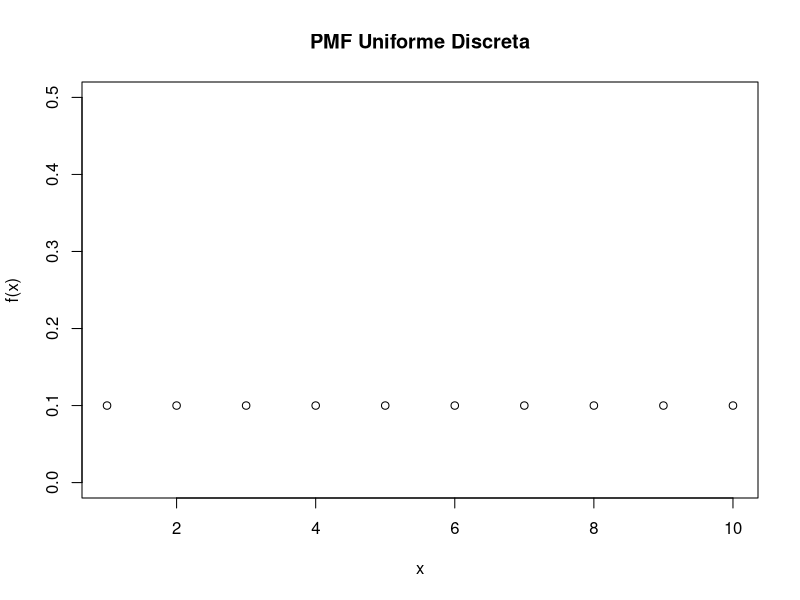
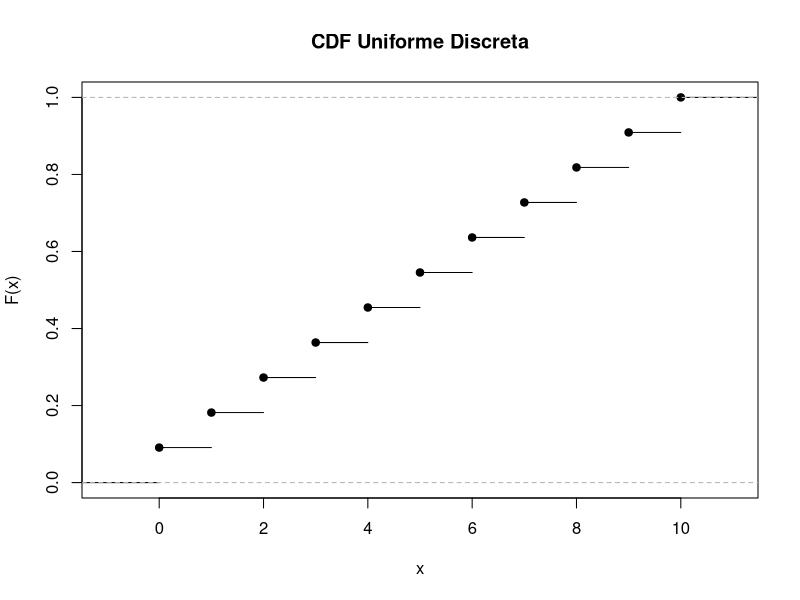
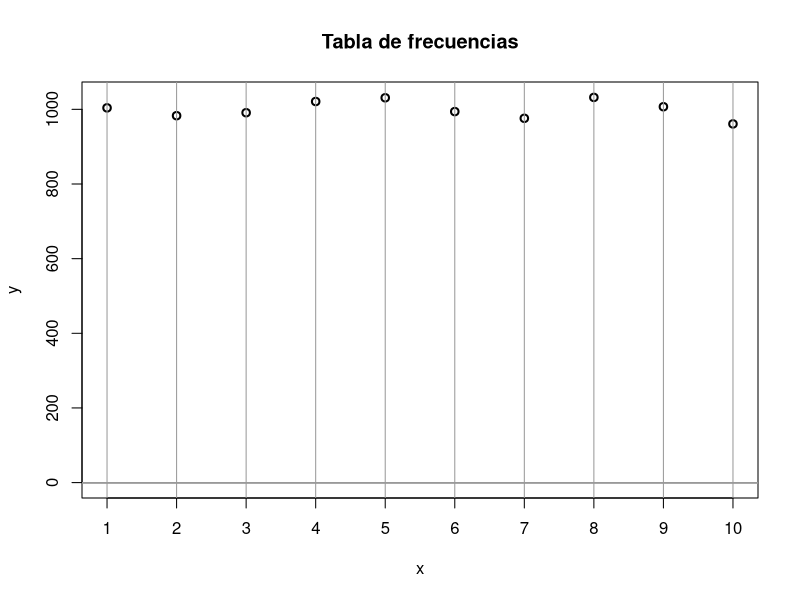
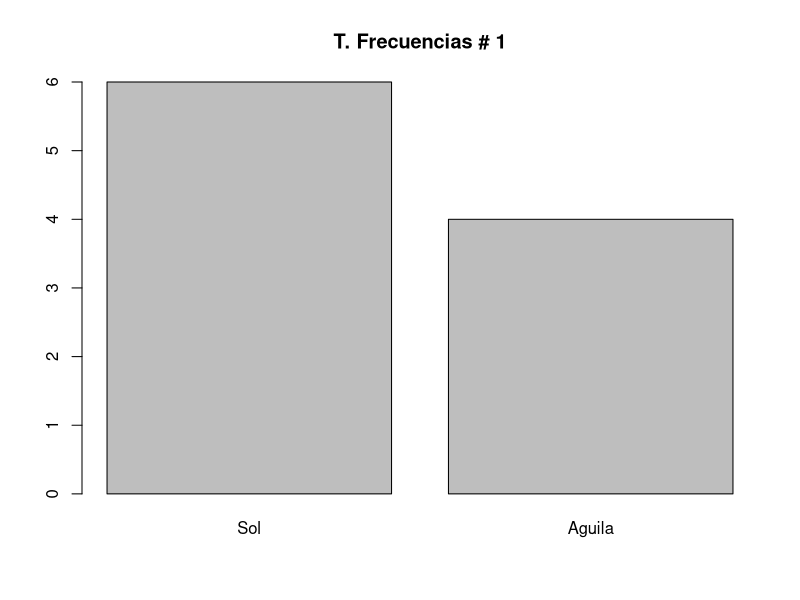
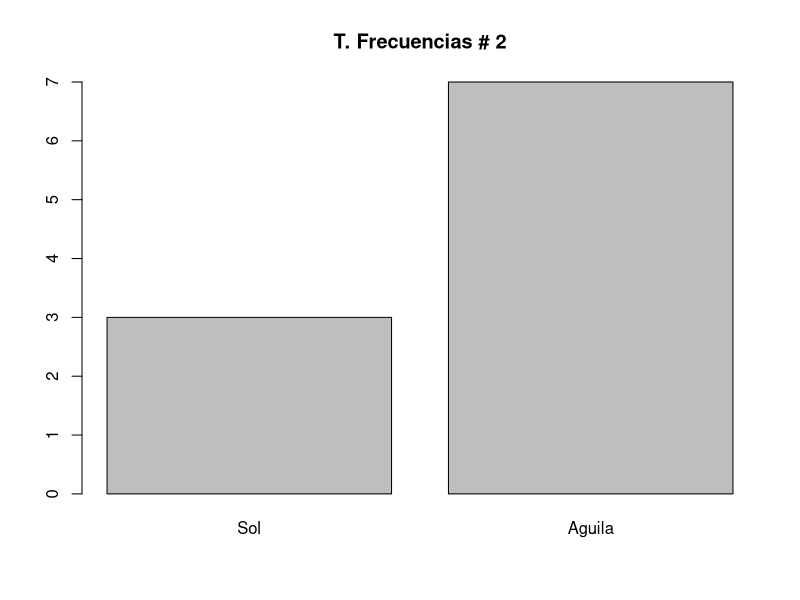
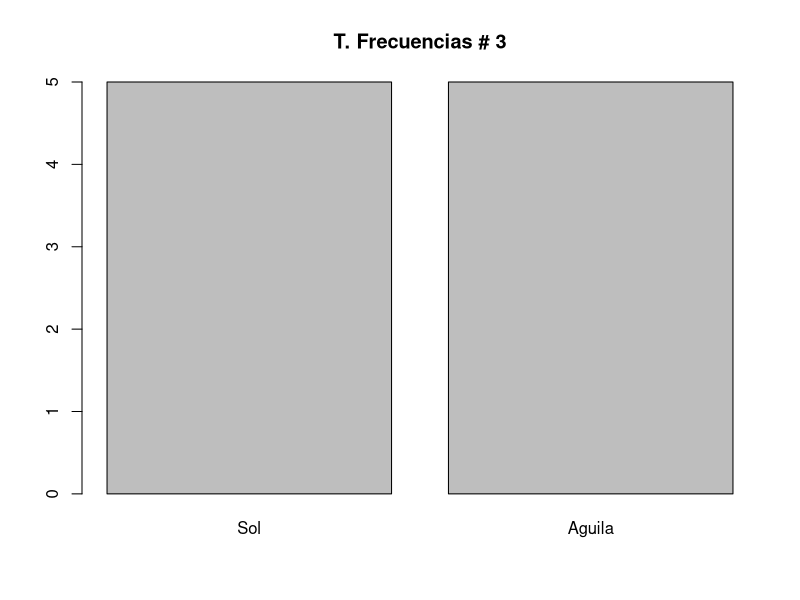
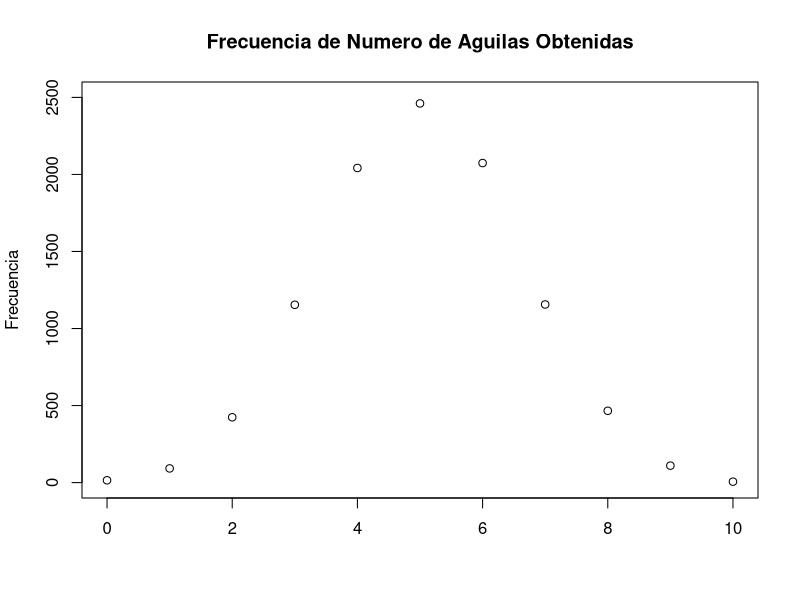
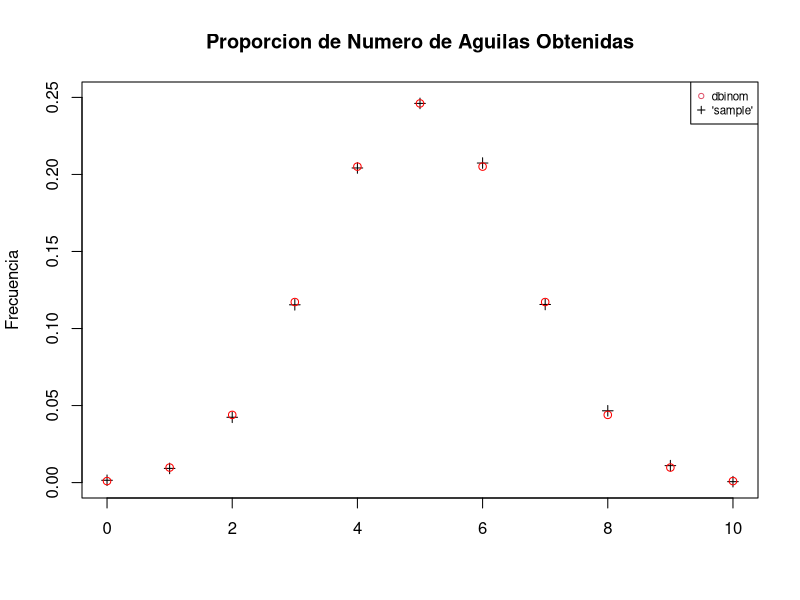

Generate these figures, in order, with R:
# --Inferencia Estadistica--

# Problema 4
"a) Escriba un programa en R que reproduzca las gracas de las funciones de distribucion
acumulada y de masa de la distribucion uniforme que aparecen en las notas del curso.
Las gracas deben verse similares a las guras de la Figura 1."
n <-10
{
x <- rep(1/n,n)
plot(x,xlab="x",ylab="f(x)",ylim=c(0,5/n), main="PMF Uniforme Discreta")
cdf <- ecdf(0:n)
plot(cdf,ylab="F(x)",xlab="x", main="CDF Uniforme Discreta")
}
"b) Lea en la documentacion de R, o en cualquier otra fuente de informacion conable,
la explicacion de la funcion sample(x, size, replace=FALSE, prob=NULL). (No es necesario
entregar algo para este ejercicio)."

"c) Usando la funcion sample simule una muestra de tama~no 10 000 de la distribucion
U(1; : : : ; 10). Fijando la semilla en 13 (set.seed(13)), muestre los resultados de
la simulacion en una tabla de frecuencia y calcule la media y la varianza. Sugerencia:
Use la funcion table."
{
set.seed(13)
x = sample(1:n, 10000, replace = T)
y = table(x) #tabla de frecuencias
sumX  <- 0
for(index in 1:length(y)){
  sumX = sumX + y[index]*index
}
print("Media por promedio: ")
print(sumX/10000)
print("Media por funcion mean(): ")
print(mean(x))
print("Media por probabilidad: ")
print((n+1)/2)
}
"d) Graque las frecuencias de la simulacion anterior."
{
plot(y,type="p",main="Tabla de frecuencias")
for(  i in -1:n+1){
  abline(h = 0, v = i, col = "gray60")
}
}

"Problema 5. Para el siguiente ejercicio tambien necesitamos R."
"a) Usando la funcion sample, simule 10 lanzamientos de una moneda equilibrada y cuente 
el numero de aguilas que obtiene. Repita este proceso 104 veces y muestre sus primeros
3 resultados. Graque las frecuencias del numero de aguilas obtenidas en los 104 experiementos.
Tambien graque las proporciones del numero de aguilas obtenidas"
n <- 10000
{
freq <- rep(0,11)
for(index in 1:3){
  x <- sample(c(0,1), 10, replace = T)
  y <- factor(x,c("0","1"),labels=c("Sol","Aguila"))
  a <- sum(x)
  plot(y, main =paste("T. Frecuencias #", index))
  freq[a+1]=freq[a+1]+1
}
for(index in 4:n){
  x <- sample(c(0,1), 10, replace = T)
  a <- sum(x)
  freq[a+1]=freq[a+1]+1
}
plot(y=freq,x=0:10,ylim=c(0,2500),xlab="", ylab="Frecuencia", main="Frecuencia de Numero de Aguilas Obtenidas",type="p",pch=1)
plot(y=freq/10000,x=0:10,ylim=c(0,2500/10000),xlab="", ylab="Frecuencia", main="Proporcion de Numero de Aguilas Obtenidas",pch=3)
}

"b) Usando la funcion dbinom graque la funcion de masa de una distribucion B(10; 0:5)
sobre la graca de las proporciones que hizo en el inciso anterior"
n <- 10
{
k <- seq(0, n, by = 1)
points(k, dbinom(k, n, 0.5),pch=1,col="red")
legend("topright", y.leg[i], c("dbinom","'sample'"), pch = c(1,3), col = c(2, 1),cex=.7)
}
"c) Repita los dos incisos anteriores para una moneda desequilibrada que tiene probabilidad
p = 0:3 de obtener un aguila cuando se lanza. >Que observa?"
{
n <- 10000
freq <- rep(0,11)
for(index in 1:3){
  x <- sample(c(0,1),prob=c(.7,.3), 10, replace = T)
  y <- factor(x,c("0","1"),labels=c("Sol","Aguila"))
  a <- sum(x)
  plot(y, main =paste("T. Frecuencias #", index))
  freq[a+1]=freq[a+1]+1
}
for(index in 4:n){
  x <- sample(c(0,1),prob=c(.7,.3), 10, replace = T)
  a <- sum(x)
  freq[a+1]=freq[a+1]+1
}
plot(y=freq,x=0:10,ylim=c(0,3000),xlab="", ylab="Frecuencia", main="Frecuencia de Numero de Aguilas Obtenidas",type="p",pch=1)
plot(y=freq/10000,x=0:10,xlab="",ylim=c(0,.3), ylab="Frecuencia", main="Numero de aguilas obtenidas",type="p",pch=3)
n <- 10
k <- seq(0, n, by = 1)
points(k, dbinom(k, n, 0.3),pch=1,col="red")
legend("topright", y.leg[i], c("dbinom","'sample'"), pch = c(1,3), col = c(2, 1),cex=.7)
}

# Problema 6
"Una urna contiene 46 bolas grises y 49 bolas blancas. Usando la funcion sample en R, simule
la extraccion sin reemplazamiento de 20 de estas bolas y cuente el numero de bolas grises que
obtuvo. Repita este proceso 104 veces y graque las frecuencias de bolas grises obtenidas en
cada experimento. >Cual es la probabilidad de que al extraer 20 bolas de la urna 5 de ellas
sean grises? Tambien graque la proporcion de bolas grises obtenidas en los experiementos
anteriores y sobre esta gura a~nada la correspondiente funcion de masa de la distristibucion
Hipergeometrica asociada al experimento total."
{
K=46
n=20
N=K+49
freq <- rep(0,n+1)
y = dhyper(0:20,46,49,20)
for(index in 1:10000){
  x <- sample(c(rep(0,N-K),rep(1,K)),n,replace=F)
  a <- sum(x)
  freq[a+1]=freq[a+1]+1
}
max(freq)
plot(freq,x=0:n,ylim=c(0,2000),xlab="Bolas Grises",ylab="Frequencia",main="Frecuencia de Bolas Grises Obtenidas",pch=5)
}

"Cual es la probabilidad de que al extraer 20 bolas de la urna 5 de ellas
sean grises?"
{
y = dhyper(0:n,K,N-K,n)
print(paste("Por probabilidad: ",y[5+1]))
}

"Gráfica de la proporción de bolas grises obtenidas en los experimentos anteriores y la
correspondiente función de masa de la distribución Hipergeométrica asociada"
{
plot(freq/10000,x=0:n,ylim=c(0,.2),xlab="Bolas Grises",ylab="Frequencia",main="Proporcion de bolas grises obtenidas",pch=3)
points(y,x=0:n,pch=1,col="red")
legend("topright", y.leg[i], c("dhyper","'sample'"), pch = c(1,3), col = c(2, 1),cex=.7)
}






# 1
